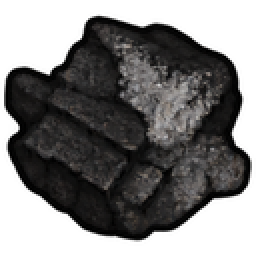
#> input picture src/RimMandrake/FlowWorks/art_source/FourMisses/before/RM_ScorchDebris_Char0.png, 128 x 128 px (shown 2 times larger)
$ python fix_four_misses.py
#> lines starting #> are read from the running program, lines starting #| are printed output that depends on the picture; after the words box and inside, x2 and y2 are one past the last pixel; in counts of white or black regions, pixels touching at a corner belong together
#!/usr/bin/env python3
"""FW_ART_POLISH_REDRAW_FOUR_SMALL_MISSES: three of the four small art misses, as deterministic pixel passes over the
pictures kept in before/ (the fourth, the weir spill, is crest_spill in ../Weir/weir_by_photo.py).

  scorch  RM_ScorchDebris_Char0..11: the ~3-5 px pure-black rim (measured on all twelve, so the family is fixed
          together) is thinned to a 1 px keyline: rings 2.. of the silhouette while near-black (4 to 6) take the colour of the char just
          inside them. Alpha (the footprint) is unchanged but
          for detached specks under 64 px, which are cut (Char5's stray 59 px dot).
  sign    RM_StationSign: the baked oval ground shadow (pure-black pixels, alpha < 128, below the board) is cut to
          real alpha (D4: no ground shadow). Nothing else changes.
  bottle  RM_Bottle (Industrial; RM_Bottle_FreshWater draws it): the photographic reflections are folded into a few
          painterly value groups and a restrained dark keyline is painted inward, matching the outlined containers.
          Alpha is unchanged, so its liquid/trim mask RM_Bottle_m.png still fits.

Usage: fix_four_misses.py [--out DIR]   (default: out/ beside this file; install through art.py, never by copy)
Measures used by the selftest live here too (ring_lum, shadow_pixels, coarse_colours) so the proof and the fix agree.
"""
import argparse
from pathlib import Path

import numpy as np
from PIL import Image, ImageFilter

HERE = Path(__file__).resolve().parent
BEFORE = HERE / "before"
CHARS = [f"RM_ScorchDebris_Char{i}" for i in range(12)]


def rings(mask, n=10):
    """Per pixel: which 4-connected erosion ring of `mask` it sits in (1 = the outermost), n for deeper; 0 outside."""
    d = np.where(mask, n, 0).astype(int)
    cur = mask.copy()
    for k in range(1, n):
        p = np.pad(cur, 1)
        er = cur & p[:-2, 1:-1] & p[2:, 1:-1] & p[1:-1, :-2] & p[1:-1, 2:]
        d[cur & ~er] = k
        cur = er
    return d


# [19 lines left out: functions ring_lum, shadow_pixels, coarse_colours, not called in this run]


def drop_specks(a, smallest=64):
    """Zero the alpha of detached visible blobs under `smallest` px (Char5 carried a 59 px stray speck; Char9's real
    fragments are 371 and 574 px). 4-connected flood fill, numpy only."""
#> called with smallest = 64
    vis = a[..., 3] > 8
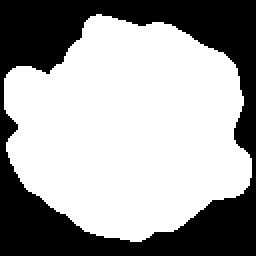
#> vis: shape (128, 128) bool (shown 2 times larger); 62.8% white; 1 black region, box (x1, y1, x2, y2) and area: (0, 0, 128, 128) 6087
    lab = np.zeros(vis.shape, int)
    n = 0
    for y, x in zip(*np.nonzero(vis)):
        if lab[y, x]:
            continue
        n += 1
        stack, blob = [(y, x)], []
        lab[y, x] = n
        while stack:
            yy, xx = stack.pop()
            blob.append((yy, xx))
            for Y, X in ((yy + 1, xx), (yy - 1, xx), (yy, xx + 1), (yy, xx - 1)):
                if 0 <= Y < vis.shape[0] and 0 <= X < vis.shape[1] and vis[Y, X] and not lab[Y, X]:
                    lab[Y, X] = n
                    stack.append((Y, X))
        if len(blob) < smallest:
            ys, xs = zip(*blob)
            a[list(ys), list(xs), 3] = 0
#> this loop made 10297 passes
#> (y, x) on passes 2 to 4: (7, 49), (7, 50), (8, 45)
#> after the loop, n = 1
    return a


def thin_rim(im):
    a = drop_specks(np.array(im.convert("RGBA")).astype(float))
    d = rings(a[..., 3] > 8)
#> after the loop in rings, `for k in range(1, n):`:
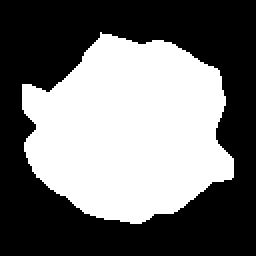
#> cur: shape (128, 128) bool (shown 2 times larger); 44.6% white; 1 white region, box (x1, y1, x2, y2) and area: (11, 16, 117, 112) 7300
#> after the loop in rings, `for k in range(1, n):`:
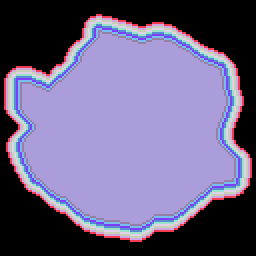
#> d: shape (128, 128) int64 (shown 2 times larger); 11 distinct labels, from 0 to 10; one colour per label, 0 black
    rgb = a[..., :3]
    lum = rgb.mean(-1)
    band = 4                                # the black band: rings 2.. while the ring is still near-black (max 6)
    while band < 6 and lum[d == band + 1].mean() < 8:
        band += 1
#> this loop made 0 passes
#> after the loop, band = 4
    for k in range(band, 1, -1):            # inward-out: each ring copies the mean of its deeper neighbours
        src = d > k
        acc = np.zeros_like(rgb)
        cnt = np.zeros(d.shape)
        for dy, dx in ((-1, 0), (1, 0), (0, -1), (0, 1), (-1, -1), (-1, 1), (1, -1), (1, 1)):
            s = np.roll(np.roll(src, dy, 0), dx, 1)
            c = np.roll(np.roll(rgb, dy, 0), dx, 1)
            acc += c * s[..., None]
            cnt += s
        tgt = (d == k) & (cnt > 0)
        rgb[tgt] = acc[tgt] / cnt[tgt][:, None]
        d[tgt] = k + 1                      # now counts as interior for the next ring out
#> this loop made 3 passes
#> pass 1, in thin_rim, `tgt = (d == k) & (cnt > 0)`:
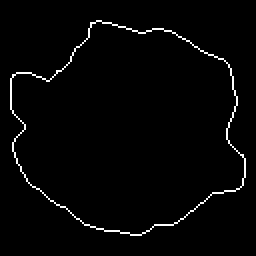
#> tgt: shape (128, 128) bool (shown 2 times larger); 2.1% white in thin lines or dots, all inside (x1, y1, x2, y2) = (5, 10, 123, 118)
#> after the loop:
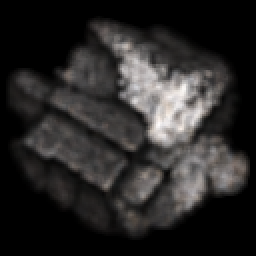
#> acc: shape (128, 128, 3) float64 (shown 2 times larger); mean R, G, B 212.5, 204.7, 201.8; drawn with min black and max white
#> after the loop:
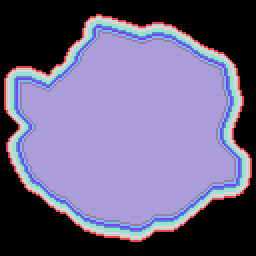
#> d: shape (128, 128) int64 (shown 2 times larger); 10 distinct labels, from 0 to 10; one colour per label, 0 black
#> after the loop:
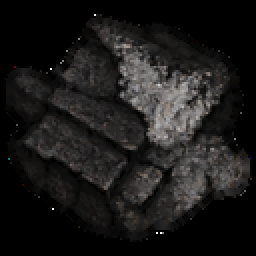
#> rgb: shape (128, 128, 3) float64 (shown 2 times larger); mean R, G, B 27.3, 26.3, 25.9
    a[..., :3] = rgb
    return Image.fromarray(np.clip(a, 0, 255).astype(np.uint8))


# [31 lines left out: functions cut_shadow, paint_bottle, not called in this run]


def main(argv=None):
    ap = argparse.ArgumentParser(description=__doc__.split("\n")[0])
    ap.add_argument("--out", default=str(HERE / "out"))
    out = Path(ap.parse_args(argv).out)
    out.mkdir(parents=True, exist_ok=True)
    for n in CHARS:
        thin_rim(Image.open(BEFORE / f"{n}.png")).save(out / f"{n}.png")
#> pass 2 of the loop in main, `for n in CHARS:`:
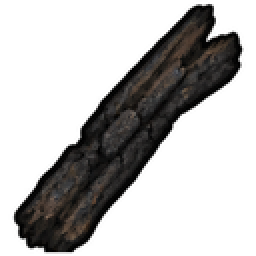
#> input picture src/RimMandrake/FlowWorks/art_source/FourMisses/before/RM_ScorchDebris_Char1.png, 128 x 128 px (shown 2 times larger)
#> in drop_specks (call 2), `vis = a[..., 3] > 8`:
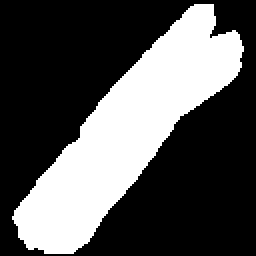
#> vis: shape (128, 128) bool (shown 2 times larger); 32.9% white; 1 white region, box (x1, y1, x2, y2) and area: (6, 2, 122, 127) 5385
#> the loop in drop_specks (call 2), `for y, x in zip(*np.nonzero(vis)):` made 5385 passes
#> (y, x) on passes 2 to 4: (2, 98), (2, 99), (2, 100)
#> after the loop in drop_specks (call 2), `for y, x in zip(*np.nonzero(vis)):`: n = 1
#> after the loop in thin_rim (call 2), `while band < 6 and lum[d == band + 1].mean() < 8:`: band = 4
#> after the loop in thin_rim (call 2), `for k in range(band, 1, -1):`:
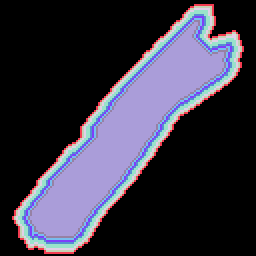
#> d: shape (128, 128) int64 (shown 2 times larger); 10 distinct labels, from 0 to 10; one colour per label, 0 black
    cut_shadow(Image.open(BEFORE / "RM_StationSign.png")).save(out / "RM_StationSign.png")
    paint_bottle(Image.open(BEFORE / "RM_Bottle_Industrial.png")).save(out / "RM_Bottle_Industrial.png")
    print("wrote", len(CHARS) + 2, "pictures to", out)


if __name__ == "__main__":
#> (the run stopped early here; a loop or call above may not have finished)
